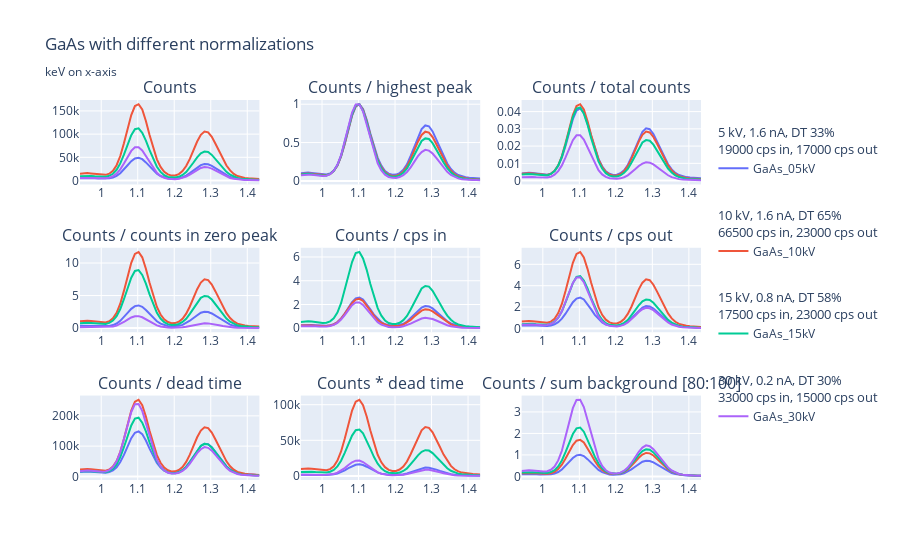

The code cell stored with this chart in its notebook:
### Code cell
# plot subplots
def plot_subplots(data_arrays, title, start, stop, nrow=3, ncol=3, subplot_titles=None, fig = None, legengroupnames=None):
    if fig is None:
        fig = make_subplots(rows=nrow, cols=ncol, subplot_titles=subplot_titles)
    fig.update_layout(title=title)
    colors = ['#636EFA', '#EF553B', '#00CC96', '#AB63FA', '#FFA15A', '#19D3F3', '#FF6692', '#B6E880', '#FF97FF', '#FECB52'] # plotly colors
    if legengroupnames is None:
        legengroupnames = ['1', '2', '3', '4']
    # legen group names with volt, current, DT <br> cps in and cps out
    leg = False
    for i in range(nrow):
        for j in range(ncol):
            for k in range(len(data_arrays[i*ncol+j])):
                name = data_arrays[i*ncol+j][k][0]
                counts = data_arrays[i*ncol+j][k][1]
                if i*ncol+j == ncol*nrow-1:
                    leg = True
                fig.add_trace(go.Scatter(x=keV[start:stop], y=counts[start:stop], legendgroup=k, legendgrouptitle_text=legengroupnames[k], name=name, showlegend=leg, line=dict(color=colors[k])), row=i+1, col=j+1)
    return fig

fig = plot_subplots(data_arrs, title_comparison, start, stop, nrow=3, ncol=3, subplot_titles=subplot_titles, legengroupnames=legengroupnames)
fig.show()
fig.write_html('../plots/Normalizations_of_GaAs.html')
